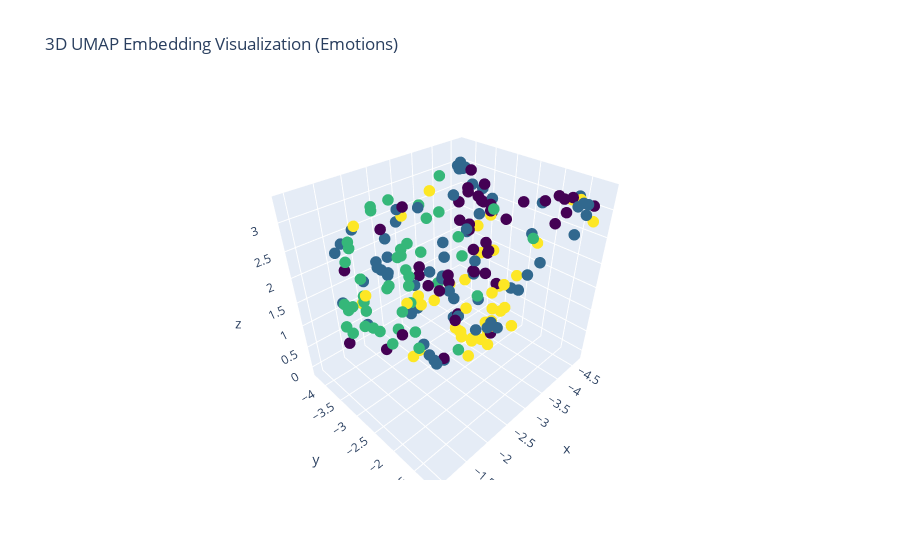

The code cell stored with this chart in its notebook:
### Markdown cell above
---
##### <a id='toc1_5_8_1_1_'></a>[**>>> Exercise 4 (Take home):**](#toc0_)

Apply UMAP to the same embeddings to reduce the dimensionality to 3D vectors and plot the 3D graph, discuss the differences and similarities with the 2D graph.

### Code cell
# Exercise 4: 3D UMAP Dimensionality Reduction

import pandas as pd
import numpy as np
import umap
import plotly.graph_objects as go

train_df_new = pd.read_pickle("./data/train_df_sample_embeddings.pkl")
test_df_new = pd.read_pickle("./data/test_df_sample_embeddings.pkl")
combined_df = pd.concat([train_df_new, test_df_new], ignore_index=True)

embeddings_array = np.array([emb for emb in combined_df["embeddings_values"]])

print("Applying UMAP for 3D reduction...")
umap_3d = umap.UMAP(n_components=3, random_state=42, n_neighbors=15, min_dist=0.1)
embeddings_3d = umap_3d.fit_transform(embeddings_array)

print("Creating 3D visualization...")
emotion_codes = combined_df['emotion'].astype('category').cat.codes
fig_3d = go.Figure(data=[go.Scatter3d(
    x=embeddings_3d[:, 0],
    y=embeddings_3d[:, 1],
    z=embeddings_3d[:, 2],
    mode='markers',
    marker=dict(size=4, color=emotion_codes, colorscale='Viridis'),
    text=combined_df['emotion'],
    hovertemplate='Emotion: %{text}'
)])
fig_3d.update_layout(title='3D UMAP Embedding Visualization (Emotions)')
fig_3d.show()

print("3D vs 2D Comparison:")
print("- 3D provides better cluster separation")
print("- Shows hidden structures in embeddings")
print("- Emotions form overlapping clusters")
print("- Related emotions cluster closer together")
print("- Joy stands out more distinctly")
print("- Fear/Anger confusion visible in both 2D and 3D")

### Figure 1 — Plotly figure (JSON) as saved in the notebook; plotly's stock layout.template omitted (floating-point values rounded to 4 significant figures; data arrays with more than 128 entries replaced by an {"elided": "..."} marker saying what was removed)
{"data": [{"hovertemplate": "Emotion: %{text}", "marker": {"color": {"elided": "200 int values"}, "colorscale": [[0, "#440154"], [0.1111, "#482878"], [0.2222, "#3e4989"], [0.3333, "#31688e"], [0.4444, "#26828e"], [0.5556, "#1f9e89"], [0.6667, "#35b779"], [0.7778, "#6ece58"], [0.8889, "#b5de2b"], [1, "#fde725"]], "size": 4}, "mode": "markers", "text": {"elided": "200 str values"}, "type": "scatter3d", "x": {"elided": "200 float values"}, "y": {"elided": "200 float values"}, "z": {"elided": "200 float values"}}], "layout": {"title": {"text": "3D UMAP Embedding Visualization (Emotions)"}}}
